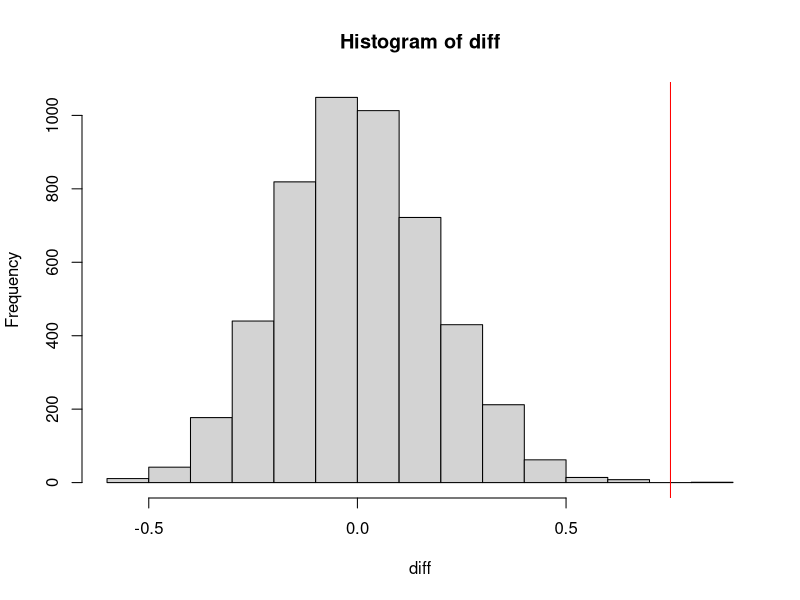
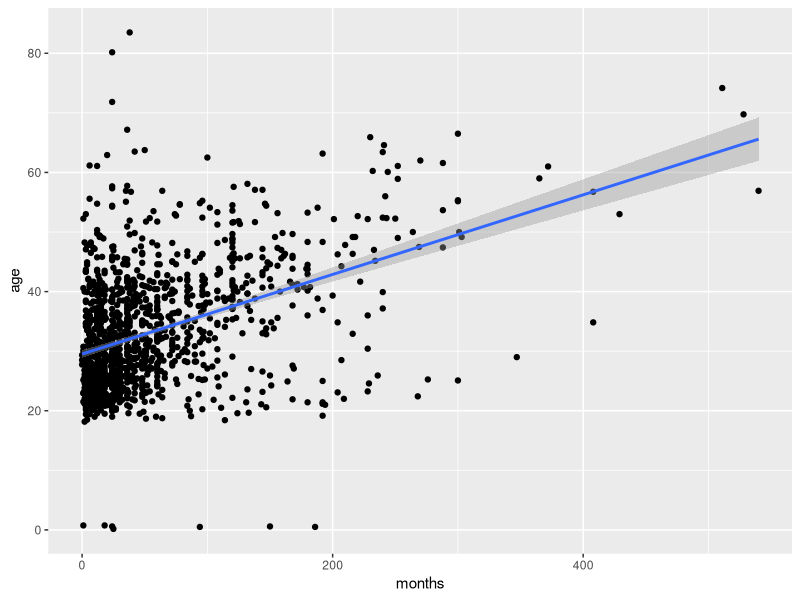
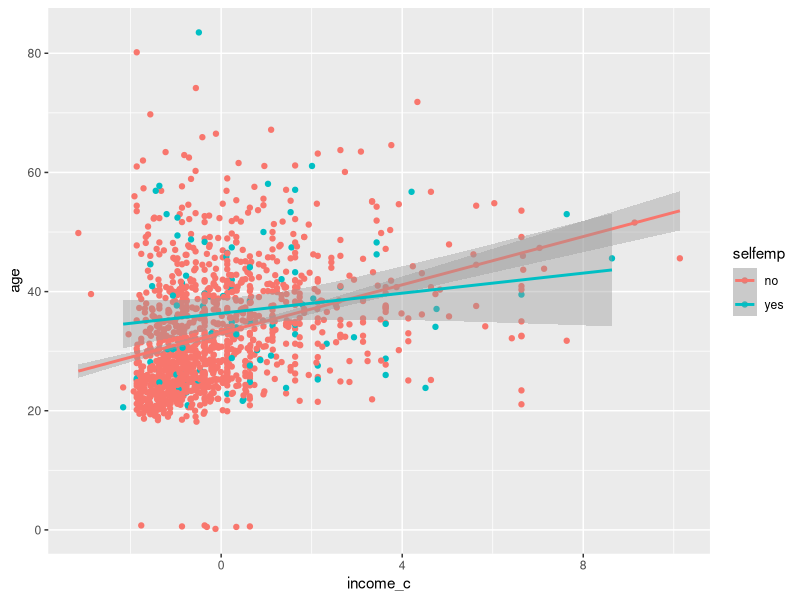
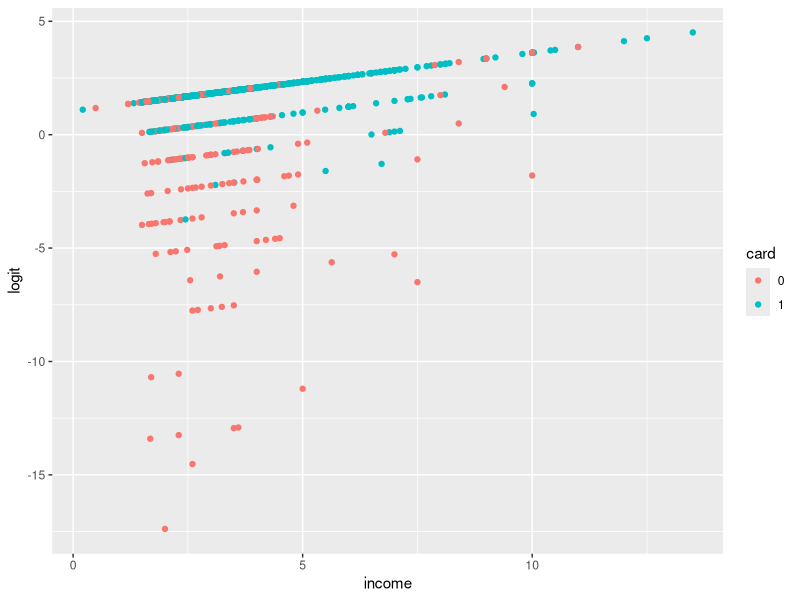
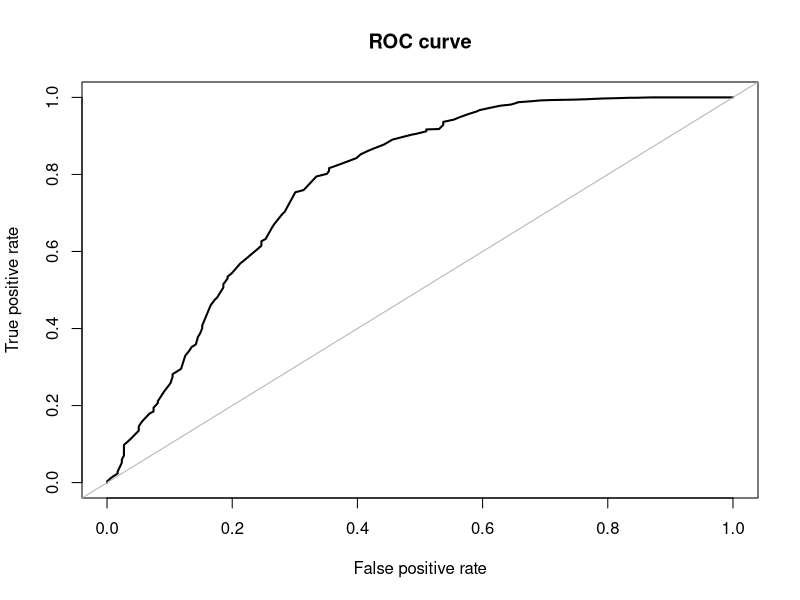

These figures' R source, in order:
## ---- chunk 1
#DO NOT EDIT THIS CHUNK OR ANYTHING ABOVE IT!
knitr::opts_chunk$set(echo = TRUE, eval = TRUE, fig.align = "center", warning = F, message = F, tidy=T, tidy.opts=list(width.cutoff=60),R.options=list(max.print=100))
## ---- chunk 2
library(tidyverse)
install.packages("AER",repos = "http://cran.us.r-project.org")
library(AER)
data("CreditCard")
CreditCard <- na.omit(CreditCard)
CreditCard$card <- ifelse(CreditCard$card=="yes",1,0)
## ---- chunk 3
man <- manova(cbind(reports,income,age,share,expenditure,dependents,months,majorcards,active)~owner,data=CreditCard)
summary(man)
## ---- chunk 4
summary.aov(man)
## ---- chunk 5
library(rstatix)

group <- CreditCard$owner 
DVs <- CreditCard %>% select(reports,income,age,share,expenditure,dependents,months,majorcards,active)

#Test multivariate normality for each group (null: assumption met)
sapply(split(DVs,group), mshapiro_test)

#If any p<.05, stop (assumption violated). If not, test homogeneity of covariance matrices

#Box's M test (null: assumption met)
box_m(DVs, group)

#Optionally, view covariance matrices for each group
lapply(split(DVs,group), cov)
## ---- chunk 6
set.seed(1234)

# get original difference
orig_diff <- abs(mean(CreditCard[CreditCard$selfemp=="yes",]$income)-mean(CreditCard[CreditCard$selfemp=="no",]$income))
# randomization test
diff <- vector()
n <- 5000
for (i in 1:n){
  new <- data.frame(income=sample(CreditCard$income),selfemp=CreditCard$selfemp)
  diff[i] <- mean(new[new$selfemp=="yes",]$income)-mean(new[new$selfemp=="no",]$income)
}

hist(diff)
abline(v=c(orig_diff,-orig_diff),col="red")
mean(diff>orig_diff | diff < (-orig_diff))
## ---- chunk 7
cc <- CreditCard%>%
  mutate(income_c=income-mean(income))
fit <- lm(age~income_c+months+selfemp+selfemp:income_c,data=cc)
summary(fit)
## ---- chunk 8
ggplot(cc,aes(x=months,y=age))+
  geom_point()+
  geom_smooth(method="lm")
ggplot(cc,aes(x=income_c,y=age,col=selfemp))+
  geom_point()+
  geom_smooth(method="lm")
## ---- chunk 9
# check for homeskedasticity
library(sandwich)
library(lmtest)
bptest(fit)
## ---- chunk 10
coeftest(fit,vcov=vcovHC(fit))
## ---- chunk 11
coef_vals <- matrix(nrow = 1000,ncol=5)
for (i in 1:1000){
  data <- cc[sample(nrow(cc),replace=T),]
  fit1 <- lm(age~income_c+months+selfemp+selfemp:income_c,data=data)
  coef_vals[i,] <- coef(fit1)
}
se <- apply(coef_vals,2,sd)
means <- apply(coef_vals,2,mean)
x <- data.frame(SE=se,orig_SE=summary(fit)$coefficients[, 2],coef=means,orig_coef=coef(fit))
x
## ---- chunk 12
class_diag<-function(probs,truth){
  tab<-table(factor(probs>.5,levels=c("FALSE","TRUE")),truth)
  acc=sum(diag(tab))/sum(tab)
  sens=tab[2,2]/colSums(tab)[2]
  spec=tab[1,1]/colSums(tab)[1]
  ppv=tab[2,2]/rowSums(tab)[2]
  f1=2*(sens*ppv)/(sens+ppv)

  if(is.numeric(truth)==FALSE & is.logical(truth)==FALSE){
    truth<-as.numeric(truth)-1}
  
  #CALCULATE EXACT AUC
  ord<-order(probs, decreasing=TRUE)
  probs <- probs[ord]; truth <- truth[ord]
  
  TPR=cumsum(truth)/max(1,sum(truth)) 
  FPR=cumsum(!truth)/max(1,sum(!truth))
  
  dup<-c(probs[-1]>=probs[-length(probs)], FALSE)
  TPR<-c(0,TPR[!dup],1); FPR<-c(0,FPR[!dup],1)
  
  n <- length(TPR)
  auc<- sum( ((TPR[-1]+TPR[-n])/2) * (FPR[-1]-FPR[-n]) )

  data.frame(acc,sens,spec,ppv,f1,auc)
}
## ---- chunk 13
CreditCard <- mutate(CreditCard,income_c=income-mean(income))
glm_fit <- glm(card~reports+income_c,data=CreditCard,family="binomial")
summary(glm_fit)
exp(coef(glm_fit))
## ---- chunk 14
table(pred=glm_fit$fitted.values>0.5,true=as.logical(CreditCard$card))%>%addmargins
## ---- chunk 15
class_diag(glm_fit$fitted.values,CreditCard$card)
## ---- chunk 16
logit <- predict(glm_fit,CreditCard,type="link")
data <- CreditCard %>% mutate(logit=logit,card=as.factor(card))
ggplot(data)+
  geom_point(aes(x=income,y=logit,col=card))
## ---- chunk 17
install.packages("ROSE",repos = "http://cran.us.r-project.org")
library(ROSE)
roc.curve(CreditCard$card,glm_fit$fitted.values)
## ---- chunk 18
CreditCard <- select(CreditCard,-income_c)
glm_fit2 <- glm(card~.,data=CreditCard,family="binomial")
class_diag(glm_fit2$fitted.values,CreditCard$card)
## ---- chunk 19
set.seed(5432)
k <-10
data <- CreditCard[sample(nrow(CreditCard)),]
folds <- cut(seq(1:nrow(CreditCard)),breaks=k,labels=F)
diags <- NULL
for (i in 1:k){
  train <- data[folds!=i,]
  test <- data[folds==i,]
  
  fit <- glm(card~.,data=train,family="binomial")
  probs <- predict(fit,newdata=test,type="response")
  diags <-rbind(diags,class_diag(probs,test$card))
}
apply(diags,2,mean)
## ---- chunk 20
library(glmnet)
set.seed(1234)

card_X <- model.matrix(~.,CreditCard%>%select(-card))
card_y <- as.matrix(CreditCard$card)
cv.lasso1 <- cv.glmnet(x=card_X,y=card_y,family="binomial")
lasso_fit<-glmnet(x=card_X,y=card_y,family="binomial",alpha=1,lambda=cv.lasso1$lambda.1se)
coef(lasso_fit)
## ---- chunk 21
## DO NOT DELETE OR MODIFY THIS CHUNK: IT MUST BE PRESENT TO RECEIVE CREDIT FOR THE ASSIGNMENT
sessionInfo(); Sys.time(); Sys.info()
